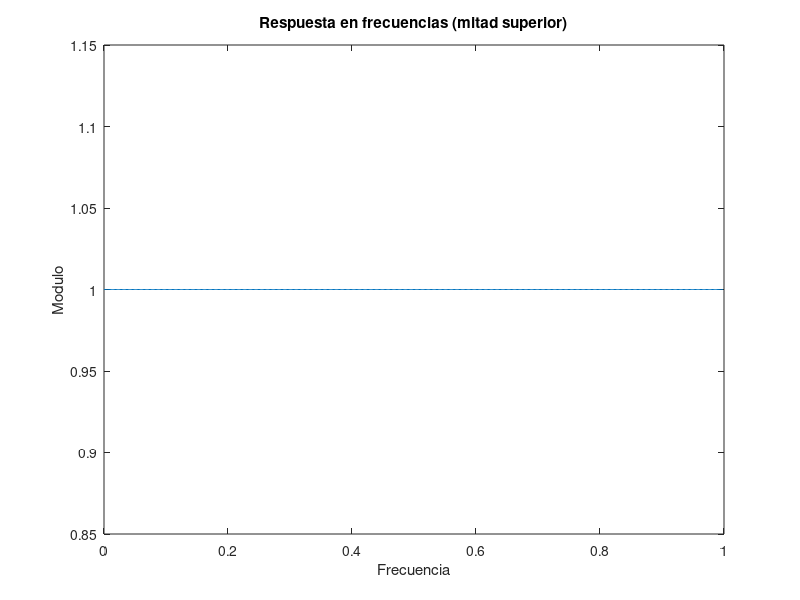
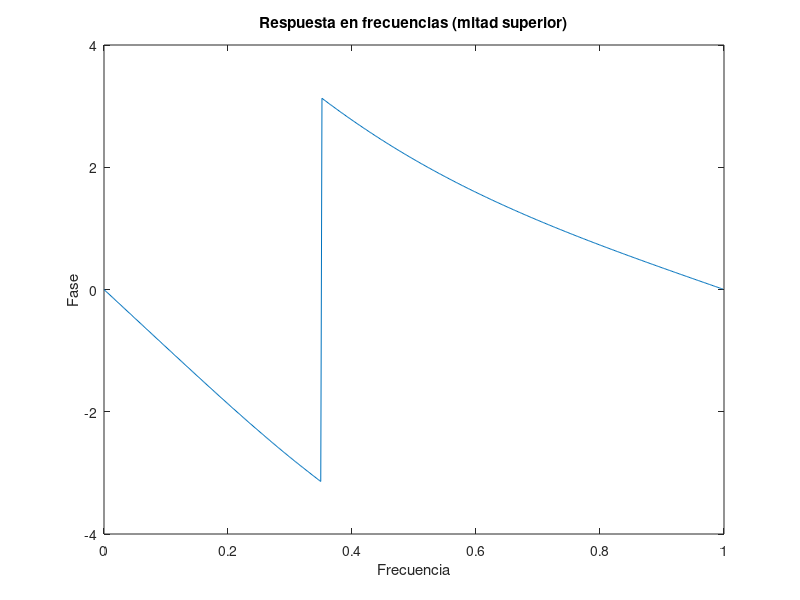

MATLAB code to generate these figures, in order:
% Se nos pide representar la grafica modulo y fase con 512 muestras
% de frecuencia alrededor de toda la circunferencia unidad.

a = [10 -5 1];
b = [1 -5 10];


[h,w] = freqz(b,a,512,'whole');
figure(1)
plot(w/pi,abs(h));title('Respuesta en frecuencias (circulo unidad)')
xlabel('Frecuencia')
ylabel('Modulo')
figure(2)
plot(w/pi,angle(h));title('Respuesta en frecuencias (circulo unidad)')
xlabel('Frecuencia')
ylabel('Fase')
pause;

% Ahora para representar unicamente la mitad superior de la circunferencia
% de radio unidad.

[h,w] = freqz(b,a,512);
figure(1)
plot(w/pi,abs(h));title('Respuesta en frecuencias (mitad superior)')
xlabel('Frecuencia')
ylabel('Modulo')
figure(2)
plot(w/pi,angle(h));title('Respuesta en frecuencias (mitad superior)')
xlabel('Frecuencia')
ylabel('Fase');
